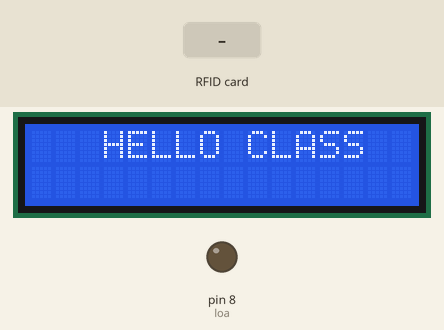
The sketch below on a simulated Arduino Uno, built with avr-gcc and run on an emulated ATmega328P. Shown: 16×2 character LCD, output pins drawn as LEDs (lit = HIGH). Inputs (shaded band) come from the test bench. Pins used as bus, display or sensor lines are not drawn; what the sketch prints to the serial monitor is not drawn.

Above: at 1.3 s.
1.4 s: RFID card E1 79 31 02 held to the reader
At 2.2 s:
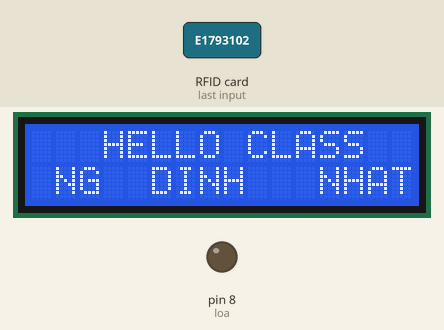
3.4 s: RFID card D1 91 E1 21 held to the reader
At 4.9 s:
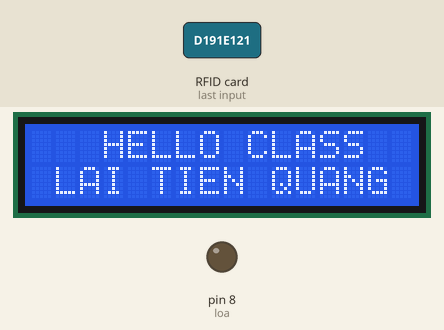
5.4 s: RFID card F3 85 BB 16 held to the reader
At 6.4 s:
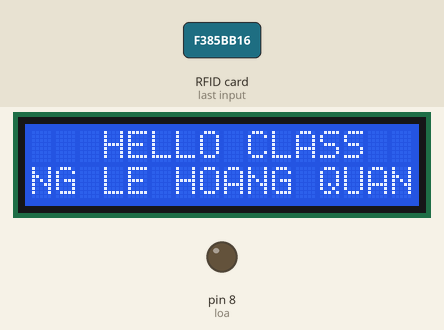
Timing chart, 0 to 8.4 s (numbered marks = the images above; inputs shaded):
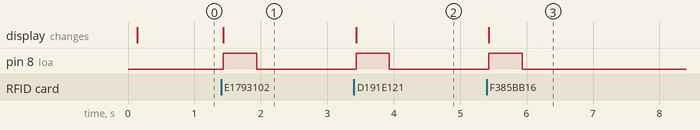

The sketch:

CODE_ARDUINO.ino
```cpp
#include <Wire.h>
#include <LiquidCrystal_I2C.h>
#include <SPI.h>
#include <MFRC522.h>
#include "SoftwareSerial.h"
#define SS_PIN 10
#define RST_PIN 9
int loa = 8;
LiquidCrystal_I2C lcd(0X27,16,2); //SCL A5 SDA A4
MFRC522 mfrc522(SS_PIN, RST_PIN);   // Create MFRC522 instance.
SoftwareSerial ser(2,3); // RX, TX
void setup()
{
  Serial.begin(9600);   // Initiate a serial communication
  ser.begin (9600);
  SPI.begin();      // Initiate  SPI bus
  mfrc522.PCD_Init();   // Initiate MFRC522
  delay(10);
  lcd.init();
  lcd.backlight();
  lcd.setCursor(3,0);
  lcd.print("HELLO CLASS");
  pinMode(loa, OUTPUT);
  Serial.println("Dat the diem danh cua ban vao");
  Serial.println();

}
void loop()
{
  // Look for new cards
  if ( ! mfrc522.PICC_IsNewCardPresent())
  {
    return;
  }
  // Select one of the cards
  if ( ! mfrc522.PICC_ReadCardSerial())
  {
    return;
  }
  //Show UID on serial monitor

  String content= "";
  byte letter;
  for (byte i = 0; i < mfrc522.uid.size; i++)
  {

     content.concat(String(mfrc522.uid.uidByte[i] < 0x10 ? " 0" : " "));
     content.concat(String(mfrc522.uid.uidByte[i], HEX));
  }
  Serial.println();
  Serial.print("Ho va Ten va MSSV :");
  content.toUpperCase();
  if (content.substring(1) == "E1 79 31 02" ) //change here the UID of the card/cards that you want to give access
  {
    Serial.println("1-Nguyen Dinh Nhat - 19146070");
    ser.print("1");
    Serial.println();
    lcd.setCursor(0,1);
    lcd.print(" NG  DINH   NHAT");
    digitalWrite(loa,HIGH);
    delay(500);
    digitalWrite(loa,LOW);
  }
   if (content.substring(1) ==  "D1 91 E1 21" ) //change here the UID of the card/cards that you want to give access
  {
    Serial.println("2-Lai Tien Quang 191463");
    ser.print("2");
    Serial.println();
    lcd.setCursor(0,1);
    lcd.print(" LAI TIEN QUANG ");
    digitalWrite(loa,HIGH);
    delay(500);
    digitalWrite(loa,LOW);
  }
   if (content.substring(1) == "F3 85 BB 16" ) //change here the UID of the card/cards that you want to give access
  {
    Serial.println("3-Nguyen Le Hoang Quan - 19146378");
    ser.print("3");
    Serial.println();
    lcd.setCursor(0,1);
    lcd.print("NG LE HOANG QUAN");
    digitalWrite(loa,HIGH);
    delay(500);
    digitalWrite(loa,LOW);
  }
}
```

Measured:
- after the input at 1.4 s, pin 8 (loa): LOW → HIGH at once, → LOW 0.50 s later; the display: changes at once (image 1)
- after the input at 3.4 s, pin 8 (loa): LOW → HIGH at once, → LOW 0.50 s later; the display: changes at once (image 2)
- after the input at 5.4 s, pin 8 (loa): LOW → HIGH at once, → LOW 0.50 s later; the display: changes at once (image 3)
